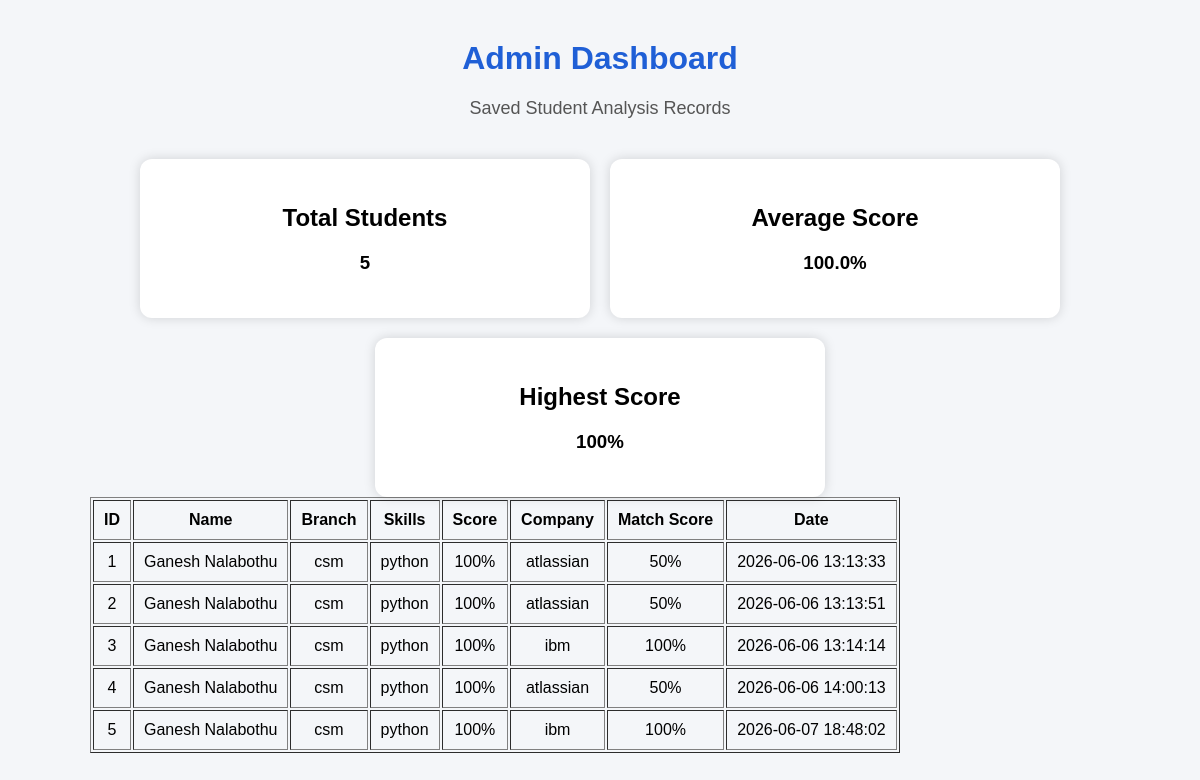
The page /admin on the database its author committed.
### tables this page shows
CREATE TABLE students (
            id INTEGER PRIMARY KEY AUTOINCREMENT,
            name TEXT,
            branch TEXT,
            skills TEXT,
            score INTEGER,
            company TEXT,
            company_match_score INTEGER,
            date TEXT
        );

### app.py (the view)
@app.route("/admin")
def admin():
    search = request.args.get("search", "")
    conn = sqlite3.connect("placement_data.db")
    cursor = conn.cursor()
    if search:
        cursor.execute("""
            SELECT * FROM students
            WHERE name LIKE ? OR company LIKE ?
        """, (
            "%" + search + "%",
            "%" + search + "%"
        ))
    else:
        cursor.execute("SELECT * FROM students")
    records = cursor.fetchall()
    cursor.execute("SELECT COUNT(*) FROM students")
    total_students = cursor.fetchone()[0]
    cursor.execute("SELECT AVG(score) FROM students")
    average_score = cursor.fetchone()[0]
    cursor.execute("SELECT MAX(score) FROM students")
    highest_score = cursor.fetchone()[0]
    conn.close()
    if average_score is None:
        average_score = 0
    if highest_score is None:
        highest_score = 0
    return render_template(
        "admin.html",
        records=records,
        total_students=total_students,
        average_score=round(average_score, 2),
        highest_score=highest_score,
        search=search
    )

### templates/admin.html (shortened to what this page needs)
<!DOCTYPE html>
<html>
<head>
    <link rel="stylesheet" href="{{ url_for('static', filename='style.css') }}">
</head>
<body>
<div class="container">
    <h1>Admin Dashboard</h1>
    <p class="subtitle">Saved Student Analysis Records</p>
    <div class="dashboard">
    <div class="card">
        <h2>Total Students</h2>
        <h3>{{ total_students }}</h3>
    </div>
    <div class="card">
        <h2>Average Score</h2>
        <h3>{{ average_score }}%</h3>
    </div>
    <div class="card">
        <h2>Highest Score</h2>
        <h3>{{ highest_score }}%</h3>
    </div>
</div>
    <table border="1" cellpadding="10">
        <tr>
            <th>ID</th>
            <th>Name</th>
            <th>Branch</th>
            <th>Skills</th>
            <th>Score</th>
            <th>Company</th>
            <th>Match Score</th>
            <th>Date</th>
        </tr>
        {% for record in records %}
        <tr>
            <td>{{ record[0] }}</td>
            <td>{{ record[1] }}</td>
            <td>{{ record[2] }}</td>
            <td>{{ record[3] }}</td>
            <td>{{ record[4] }}%</td>
            <td>{{ record[5] }}</td>
            <td>{{ record[6] }}%</td>
            <td>{{ record[7] }}</td>
        </tr>
        {% endfor %}
    </table>
</div>
</body>
</html>

### static/style.css (style rules this page uses)
body { font-family: Arial, sans-serif; background: #f4f6f9; margin: 0; padding: 0; }
.container { width: 85%; margin: auto; text-align: center; }
h1 { color: #1f5fd6; margin-top: 40px; }
.subtitle { color: #555; font-size: 18px; }
.dashboard { display: flex; justify-content: center; gap: 20px; margin-top: 40px; flex-wrap: wrap; }
.card { background: white; width: 300px; padding: 25px; border-radius: 12px; box-shadow: 0 0 12px rgba(0,0,0,0.15); }
.dashboard { display: flex; flex-wrap: wrap; justify-content: center; gap: 20px; }
.card { width: 400px; }

### rows shown on the page
students: id "1", name "Ganesh Nalabothu", branch "csm", skills "python", score "100", company "atlassian", company_match_score "50", date "2026-06-06 13:13:33"
students: id "2", name "Ganesh Nalabothu", branch "csm", skills "python", score "100", company "atlassian", company_match_score "50", date "2026-06-06 13:13:51"
students: id "3", name "Ganesh Nalabothu", branch "csm", skills "python", score "100", company "ibm", company_match_score "100", date "2026-06-06 13:14:14"
students: id "4", name "Ganesh Nalabothu", branch "csm", skills "python", score "100", company "atlassian", company_match_score "50", date "2026-06-06 14:00:13"
students: id "5", name "Ganesh Nalabothu", branch "csm", skills "python", score "100", company "ibm", company_match_score "100", date "2026-06-07 18:48:02"

### other values the page prints
{{ total_students }} "5"
{{ average_score }} "100.0"
{{ highest_score }} "100"
